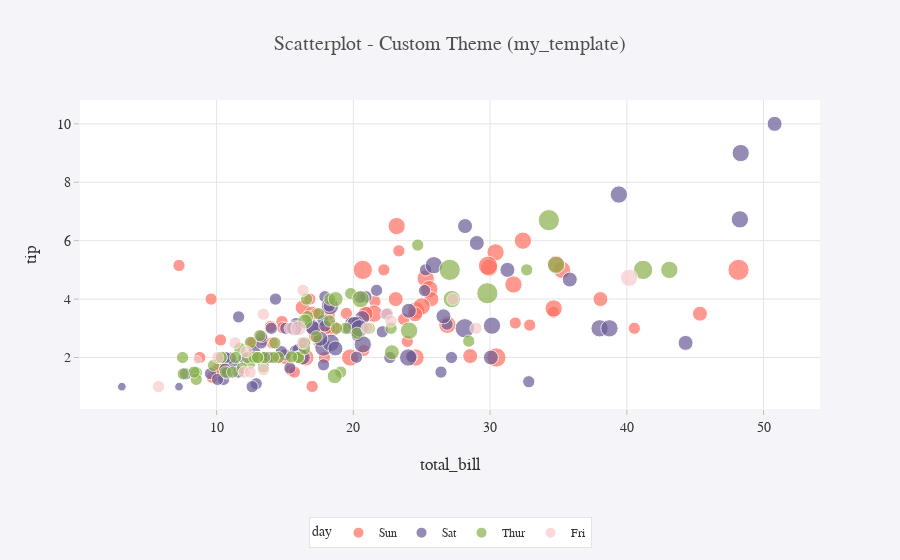

Notebook code cell kept with this figure:
### Code cell
fig_custom = px.scatter(
    tips,
    x="total_bill",
    y="tip",
    size="size",
    color="day",
    title="Scatterplot - Custom Theme (my_template)",
    template="my_template",
    size_max=15,
)
fig_custom.show()

### Figure 1 — Plotly figure (JSON) as saved in the notebook; plotly's stock layout.template omitted (floating-point values rounded to 4 significant figures)
{"data": [{"hovertemplate": "day=Sun<br>total_bill=%{x}<br>tip=%{y}<br>size=%{marker.size}<extra></extra>", "legendgroup": "Sun", "marker": {"color": "#FF6F61", "size": [2, 3, 3, 2, 4, 4, 2, 4, 2, 2, 2, 4, 2, 4, 2, 2, 3, 3, 3, 2, 2, 2, 4, 2, 2, 4, 3, 2, 2, 2, 4, 2, 4, 2, 3, 2, 3, 2, 4, 2, 2, 3, 4, 4, 5, 6, 4, 2, 4, 4, 2, 3, 2, 2, 3, 2, 4, 2, 2, 2, 2, 2, 2, 2, 2, 4, 2, 3, 4, 2, 5, 3, 5, 3, 3, 2], "sizemode": "area", "sizeref": 0.02667, "symbol": "circle"}, "mode": "markers", "name": "Sun", "orientation": "v", "showlegend": true, "type": "scatter", "x": [16.99, 10.34, 21.01, 23.68, 24.59, 25.29, 8.77, 26.88, 15.04, 14.78, 10.27, 35.26, 15.42, 18.43, 14.83, 21.58, 10.33, 16.29, 16.97, 17.46, 13.94, 9.68, 30.4, 18.29, 22.23, 32.4, 28.55, 18.04, 12.54, 10.29, 34.81, 9.94, 25.56, 19.49, 38.07, 23.95, 25.71, 17.31, 29.93, 14.07, 13.13, 17.26, 24.55, 19.77, 29.85, 48.17, 25, 13.39, 16.49, 21.5, 12.66, 16.21, 13.81, 17.51, 24.52, 20.76, 31.71, 7.25, 31.85, 16.82, 32.9, 17.89, 14.48, 9.6, 34.63, 34.65, 23.33, 45.35, 23.17, 40.55, 20.69, 20.9, 30.46, 18.15, 23.1, 15.69], "xaxis": "x", "y": [1.01, 1.66, 3.5, 3.31, 3.61, 4.71, 2, 3.12, 1.96, 3.23, 1.71, 5, 1.57, 3, 3.02, 3.92, 1.67, 3.71, 3.5, 2.54, 3.06, 1.32, 5.6, 3, 5, 6, 2.05, 3, 2.5, 2.6, 5.2, 1.56, 4.34, 3.51, 4, 2.55, 4, 3.5, 5.07, 2.5, 2, 2.74, 2, 2, 5.14, 5, 3.75, 2.61, 2, 3.5, 2.5, 2, 2, 3, 3.48, 2.24, 4.5, 5.15, 3.18, 4, 3.11, 2, 2, 4, 3.55, 3.68, 5.65, 3.5, 6.5, 3, 5, 3.5, 2, 3.5, 4, 1.5], "yaxis": "y"}, {"hovertemplate": "day=Sat<br>total_bill=%{x}<br>tip=%{y}<br>size=%{marker.size}<extra></extra>", "legendgroup": "Sat", "marker": {"color": "#6B5B95", "size": [3, 2, 2, 2, 4, 2, 4, 2, 2, 2, 2, 2, 4, 2, 4, 2, 3, 3, 3, 3, 3, 3, 4, 2, 2, 4, 2, 2, 2, 4, 3, 3, 2, 1, 2, 2, 2, 3, 2, 2, 2, 2, 2, 3, 2, 2, 2, 2, 2, 2, 2, 2, 1, 2, 2, 3, 2, 3, 4, 2, 2, 3, 4, 4, 2, 3, 2, 5, 2, 2, 4, 4, 2, 2, 4, 3, 2, 2, 2, 2, 2, 2, 3, 3, 2, 2, 2], "sizemode": "area", "sizeref": 0.02667, "symbol": "circle"}, "mode": "markers", "name": "Sat", "orientation": "v", "showlegend": true, "type": "scatter", "x": [20.65, 17.92, 20.29, 15.77, 39.42, 19.82, 17.81, 13.37, 12.69, 21.7, 19.65, 9.55, 18.35, 15.06, 20.69, 17.78, 24.06, 16.31, 16.93, 18.69, 31.27, 16.04, 38.01, 26.41, 11.24, 48.27, 20.29, 13.81, 11.02, 18.29, 17.59, 20.08, 16.45, 3.07, 20.23, 15.01, 12.02, 17.07, 26.86, 25.28, 14.73, 10.51, 17.92, 44.3, 22.42, 20.92, 15.36, 20.49, 25.21, 18.24, 14.31, 14, 7.25, 10.59, 10.63, 50.81, 15.81, 26.59, 38.73, 24.27, 12.76, 30.06, 25.89, 48.33, 13.27, 28.17, 12.9, 28.15, 11.59, 7.74, 30.14, 20.45, 13.28, 22.12, 24.01, 15.69, 11.61, 10.77, 15.53, 10.07, 12.6, 32.83, 35.83, 29.03, 27.18, 22.67, 17.82], "xaxis": "x", "y": [3.35, 4.08, 2.75, 2.23, 7.58, 3.18, 2.34, 2, 2, 4.3, 3, 1.45, 2.5, 3, 2.45, 3.27, 3.6, 2, 3.07, 2.31, 5, 2.24, 3, 1.5, 1.76, 6.73, 3.21, 2, 1.98, 3.76, 2.64, 3.15, 2.47, 1, 2.01, 2.09, 1.97, 3, 3.14, 5, 2.2, 1.25, 3.08, 2.5, 3.48, 4.08, 1.64, 4.06, 4.29, 3.76, 4, 3, 1, 1.61, 2, 10, 3.16, 3.41, 3, 2.03, 2.23, 2, 5.16, 9, 2.5, 6.5, 1.1, 3, 1.5, 1.44, 3.09, 3, 2.72, 2.88, 2, 3, 3.39, 1.47, 3, 1.25, 1, 1.17, 4.67, 5.92, 2, 2, 1.75], "yaxis": "y"}, {"hovertemplate": "day=Thur<br>total_bill=%{x}<br>tip=%{y}<br>size=%{marker.size}<extra></extra>", "legendgroup": "Thur", "marker": {"color": "#88B04B", "size": [4, 2, 2, 2, 2, 1, 2, 2, 4, 2, 2, 2, 2, 2, 2, 4, 2, 2, 2, 2, 2, 6, 2, 2, 2, 3, 2, 2, 2, 2, 2, 2, 2, 2, 2, 2, 2, 6, 5, 6, 2, 2, 3, 2, 2, 2, 2, 2, 2, 2, 2, 2, 4, 2, 2, 3, 2, 2, 2, 4, 3, 2], "sizemode": "area", "sizeref": 0.02667, "symbol": "circle"}, "mode": "markers", "name": "Thur", "orientation": "v", "showlegend": true, "type": "scatter", "x": [27.2, 22.76, 17.29, 19.44, 16.66, 10.07, 32.68, 15.98, 34.83, 13.03, 18.28, 24.71, 21.16, 10.65, 12.43, 24.08, 11.69, 13.42, 14.26, 15.95, 12.48, 29.8, 8.52, 14.52, 11.38, 22.82, 19.08, 20.27, 11.17, 12.26, 18.26, 8.51, 10.33, 14.15, 16, 13.16, 17.47, 34.3, 41.19, 27.05, 16.43, 8.35, 18.64, 11.87, 9.78, 7.51, 19.81, 28.44, 15.48, 16.58, 7.56, 10.34, 43.11, 13, 13.51, 18.71, 12.74, 13, 16.4, 20.53, 16.47, 18.78], "xaxis": "x", "y": [4, 3, 2.71, 3, 3.4, 1.83, 5, 2.03, 5.17, 2, 4, 5.85, 3, 1.5, 1.8, 2.92, 2.31, 1.68, 2.5, 2, 2.52, 4.2, 1.48, 2, 2, 2.18, 1.5, 2.83, 1.5, 2, 3.25, 1.25, 2, 2, 2, 2.75, 3.5, 6.7, 5, 5, 2.3, 1.5, 1.36, 1.63, 1.73, 2, 4.19, 2.56, 2.02, 4, 1.44, 2, 5, 2, 2, 4, 2.01, 2, 2.5, 4, 3.23, 3], "yaxis": "y"}, {"hovertemplate": "day=Fri<br>total_bill=%{x}<br>tip=%{y}<br>size=%{marker.size}<extra></extra>", "legendgroup": "Fri", "marker": {"color": "#F7CAC9", "size": [2, 2, 2, 2, 2, 4, 2, 2, 2, 2, 2, 2, 2, 2, 1, 3, 2, 2, 2], "sizemode": "area", "sizeref": 0.02667, "symbol": "circle"}, "mode": "markers", "name": "Fri", "orientation": "v", "showlegend": true, "type": "scatter", "x": [28.97, 22.49, 5.75, 16.32, 22.75, 40.17, 27.28, 12.03, 21.01, 12.46, 11.35, 15.38, 12.16, 13.42, 8.58, 15.98, 13.42, 16.27, 10.09], "xaxis": "x", "y": [3, 3.5, 1, 4.3, 3.25, 4.73, 4, 1.5, 3, 1.5, 2.5, 3, 2.2, 3.48, 1.92, 3, 1.58, 2.5, 2], "yaxis": "y"}], "layout": {"legend": {"itemsizing": "constant", "title": {"text": "day"}, "tracegroupgap": 0}, "title": {"text": "Scatterplot - Custom Theme (my_template)"}, "xaxis": {"anchor": "y", "domain": [0, 1], "title": {"text": "total_bill"}}, "yaxis": {"anchor": "x", "domain": [0, 1], "title": {"text": "tip"}}}}
